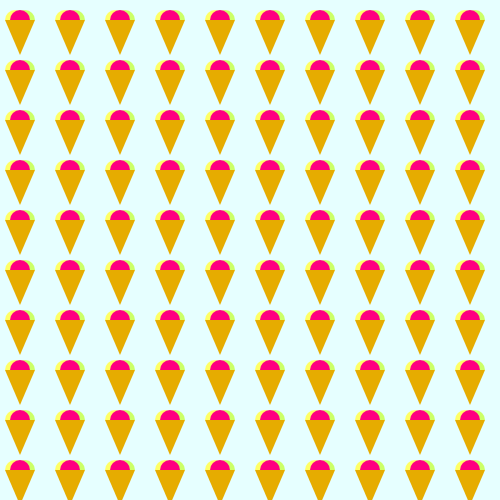
Frame 1 (no input)
Frame 60 (no input): identical to frame 1, image omitted
Frame 120 (the mouse pressed at the canvas centre since frame 60): identical to frame 1, image omitted

The p5.js sketch that drew this single still picture (run headless with seeded random() and noise() and a simulated clock; from frame 60 on, the mouse is pressed at the canvas centre):

// p5.js sketch
// ── sketch.js
function setup(){
	createCanvas(500, 500);
}

function draw(){
	background(230, 255, 255);
	for (var x = 5; x < 500; x = x+50){//x è uguale a 5 e deve muoversi di 50 per tutto il canvas 500
		for (var y = 5; y < 500; y = y+50){//y è uguale a 5 e deve muoversi di 50 per tutto il canvas 500
			push();//situazione che è vera solo all'interno di push e pop
			translate(x, y);//sposta le coordinate			
	  		drawHouse();//funzione disegna casa, viene sviluppata sotto
			pop();
		}	
	}	
}

function drawHouse() {
	//circle(15, 15, 30);
    noStroke();
    fill(255, 255, 102);
    circle(10, 15, 20);
    fill(204, 255, 102);
    circle(20, 15, 20);
    fill(255, 0, 128);
    circle(15, 15, 20);
    fill(230, 255, 255);
	rect(0, 15, 30, 25);
    fill(230, 172, 0);
    triangle(0, 15, 15, 50, 30, 15);
	//rect(10, 10, 10, 10);
}
